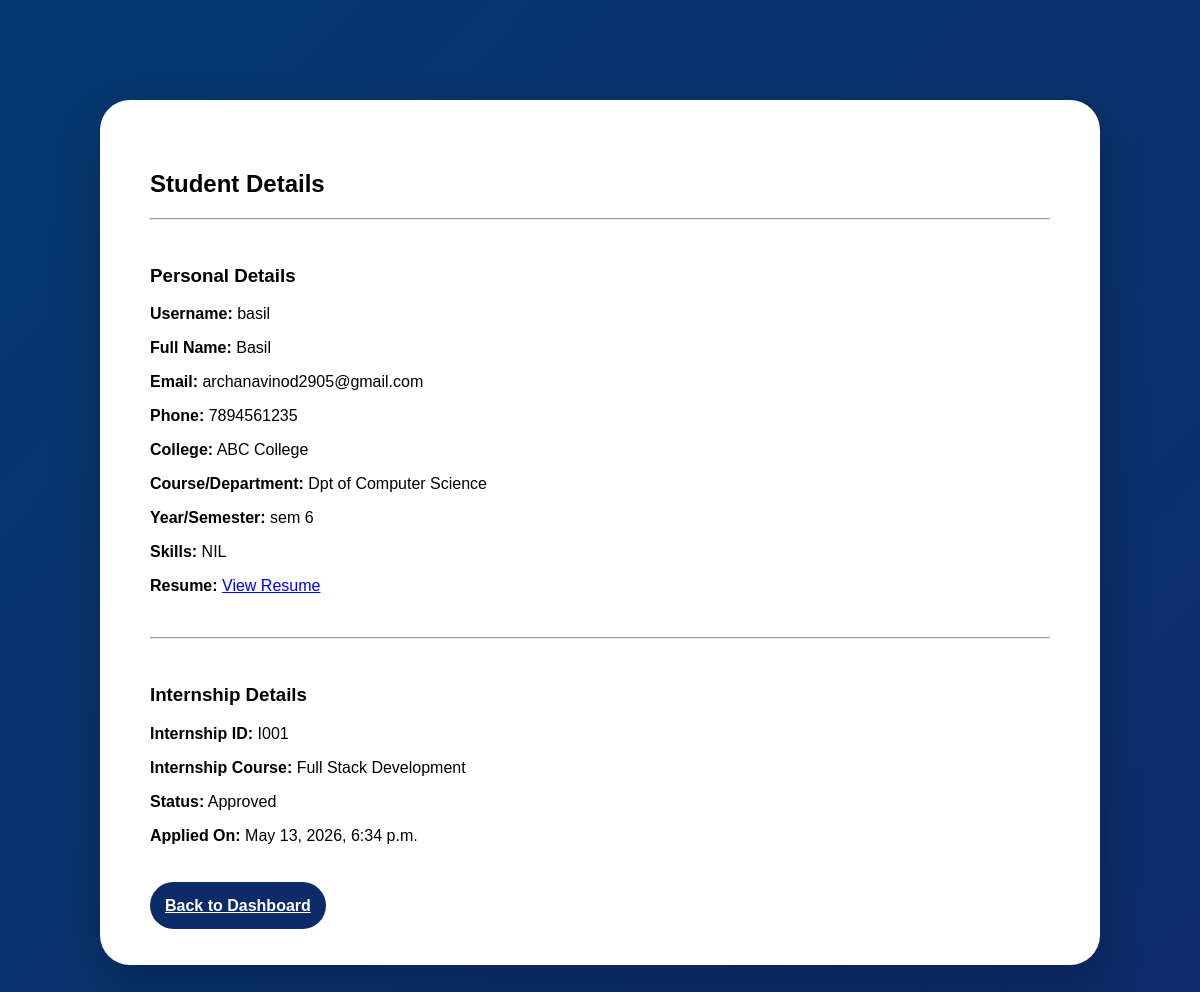
The page /view-student/6/ (signed in) on the database its author committed.
### core/models.py (models this page shows, shortened)
class StudentProfile(models.Model):
    user = models.OneToOneField(User, on_delete=models.CASCADE)
    username = models.CharField(max_length=150)
    full_name = models.CharField(max_length=100)
    email = models.EmailField(unique=True)
    profile_photo = models.ImageField(upload_to='profile_photos/', blank=True, null=True)
    otp = models.CharField(max_length=6, blank=True, null=True)
    is_verified = models.BooleanField(default=False)

class InternshipApplication(models.Model):
    student = models.ForeignKey(StudentProfile, on_delete=models.CASCADE)
    phone_number = models.CharField(max_length=15)
    college_name = models.CharField(max_length=200)
    course_department = models.CharField(max_length=200)
    year_semester = models.CharField(max_length=50)
    skills = models.TextField()
    resume = models.FileField(upload_to='resumes/')
    applied_at = models.DateTimeField(auto_now_add=True)

class InternshipSelection(models.Model):
    STATUS_CHOICES = [
        ('Pending', 'Pending'),
        ('Approved', 'Approved'),
        ('Rejected', 'Rejected'),
    ]
    student = models.ForeignKey(StudentProfile, on_delete=models.CASCADE)
    internship = models.ForeignKey(Internship, on_delete=models.CASCADE)
    status = models.CharField(
        max_length=10,
        choices=STATUS_CHOICES,
        default='Pending'
    )
    applied_at = models.DateTimeField(auto_now_add=True)

class Internship(models.Model):
    internship_id = models.CharField(max_length=20, unique=True)
    title = models.CharField(max_length=200)

### core/views.py (the view)
# urls.py: path('view-student/<int:student_id>/', views.view_student, name='view_student'),
@login_required
def view_student(request, student_id):
    if not request.user.is_staff:
        return redirect('home')
    student = StudentProfile.objects.get(id=student_id)
    application = InternshipApplication.objects.filter(student=student).first()
    selection = InternshipSelection.objects.filter(student=student).first()
    return render(request, 'view_student.html', {
        'student': student,
        'application': application,
        'selection': selection
    })

### templates/view_student.html (shortened to what this page needs)
{% load static %}
<!DOCTYPE html>
<html>
<head>
    <link rel="stylesheet" href="{% static 'css/style.css' %}">
</head>
<body>
<section class="apply-page">
    <div class="apply-container">
        <h1>Student Details</h1>
        <hr><br>
        <h3>Personal Details</h3>
        <p><strong>Username:</strong> {{ student.username }}</p>
        <p><strong>Full Name:</strong> {{ student.full_name }}</p>
        <p><strong>Email:</strong> {{ student.email }}</p>
        {% if application %}
            <p><strong>Phone:</strong> {{ application.phone_number }}</p>
            <p><strong>College:</strong> {{ application.college_name }}</p>
            <p><strong>Course/Department:</strong> {{ application.course_department }}</p>
            <p><strong>Year/Semester:</strong> {{ application.year_semester }}</p>
            <p><strong>Skills:</strong> {{ application.skills }}</p>
            {% if application.resume %}
                <p><strong>Resume:</strong>
                    <a href="{{ application.resume.url }}" target="_blank">
                        View Resume
                    </a>
                </p>
            {% endif %}
        {% else %}
            <p>No application form submitted.</p>
        {% endif %}
        <br><hr><br>
        <h3>Internship Details</h3>
        {% if selection %}
            <p><strong>Internship ID:</strong> {{ selection.internship.internship_id }}</p>
            <p><strong>Internship Course:</strong> {{ selection.internship.title }}</p>
            <p><strong>Status:</strong> {{ selection.status }}</p>
            <p><strong>Applied On:</strong> {{ selection.applied_at }}</p>
        {% else %}
            <p>No internship selected.</p>
        {% endif %}
        <br><br>
        <a href="{% url 'admin_dashboard' %}" class="submit-btn">
            Back to Dashboard
        </a>
    </div>
</section>
</body>
</html>

### static/css/style.css (style rules this page uses)
html { scroll-behavior: smooth; }
body { font-family: Arial; margin: 0; padding: 0; background: #05386F; }
section { padding: 0; margin: 0; }
.apply-page { min-height: 100vh; padding: 100px 8%; background: linear-gradient(135deg, #05386F, #0e2b69); }
.apply-container { max-width: 900px; margin: auto; background: white; padding: 50px; border-radius: 30px; box-shadow: 0 20px 50px rgba(0,0,0,0.2); }
.submit-btn { margin-top: 10px; padding: 15px; border-radius: 40px; border: none; background: #0e2b69; color: white; font-size: 16px; font-weight: 600; cursor: pointer; transition: 0.3s; }

### rows shown on the page
StudentProfile: username "basil", full_name "Basil", email "archanavinod2905@gmail.com"
InternshipApplication: phone_number "7894561235", college_name "ABC College", course_department "Dpt of Computer Science", year_semester "sem 6", skills "NIL"
InternshipSelection: internship.internship_id "I001", internship "Full Stack Development", status "Approved", applied_at "May 13, 2026, 6:34 p.m."
